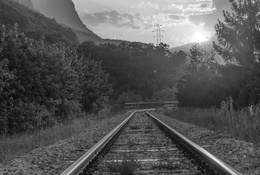
%> input picture rail_gray.jpg, 260 x 175 px, shrunk from 800 x 537 before the run
$ octave --eval "result = gabor_super(imread('rail_gray.jpg'));"   (GNU Octave 9; MATLAB toolbox functions it lacks are replaced by stand-ins)
%> lines starting %> are read from the running program, lines starting %| are printed output that depends on the picture
### gaborFilterBank.m
function gaborArray = gaborFilterBank(u,v,m,n)

% GABORFILTERBANK generates a custum Gabor filter bank.
% It creates a u by v cell array, whose elements are m by n matrices;
% each matrix being a 2-D Gabor filter.
%
%
% Inputs:
%       u	:	No. of scales (usually set to 5)
%       v	:	No. of orientations (usually set to 8)
%       m	:	No. of rows in a 2-D Gabor filter (an odd integer number, usually set to 39)
%       n	:	No. of columns in a 2-D Gabor filter (an odd integer number, usually set to 39)
%
% Output:
%       gaborArray: A u by v array, element of which are m by n
%                   matries; each matrix being a 2-D Gabor filter
%
%
% Sample use:
%
% gaborArray = gaborFilterBank(5,8,39,39);
%
%
%
%   Details can be found in:
%
%   M. Haghighat, S. Zonouz, M. Abdel-Mottaleb, "CloudID: Trustworthy
%   cloud-based and cross-enterprise biometric identification,"
%   Expert Systems with Applications, vol. 42, no. 21, pp. 7905-7916, 2015.
%
%
%
% (C)	Mohammad Haghighat, University of Miami
%       haghighat@ieee.org
%       PLEASE CITE THE ABOVE PAPER IF YOU USE THIS CODE.


if (nargin ~= 4)    % Check correct number of arguments
    error('There must be four input arguments (Number of scales and orientations and the 2-D size of the filter)!')
end


%% Create Gabor filters
% Create u*v gabor filters each being an m by n matrix

gaborArray = cell(u,v);
fmax = 0.25;
gama = sqrt(2);
eta = sqrt(2);

for i = 1:u

    fu = fmax/((sqrt(2))^(i-1));
    alpha = fu/gama;
    beta = fu/eta;

    for j = 1:v
        tetav = ((j-1)/v)*pi;
        gFilter = zeros(m,n);

        for x = 1:m
            for y = 1:n
                xprime = (x-((m+1)/2))*cos(tetav)+(y-((n+1)/2))*sin(tetav);
                yprime = -(x-((m+1)/2))*sin(tetav)+(y-((n+1)/2))*cos(tetav);
                gFilter(x,y) = (fu^2/(pi*gama*eta))*exp(-((alpha^2)*(xprime^2)+(beta^2)*(yprime^2)))*exp(1i*2*pi*fu*xprime);
            end
        end
        gaborArray{i,j} = gFilter;

    end
end


%% Show Gabor filters (Please comment this section if not needed!)

% Show magnitudes of Gabor filters:
figure('NumberTitle','Off','Name','Magnitudes of Gabor filters');
for i = 1:u
    for j = 1:v
        subplot(u,v,(i-1)*v+j);
        imshow(abs(gaborArray{i,j}),[]);
    end
end

% Show real parts of Gabor filters:
figure('NumberTitle','Off','Name','Real parts of Gabor filters');
for i = 1:u
    for j = 1:v
        subplot(u,v,(i-1)*v+j);
        imshow(real(gaborArray{i,j}),[]);
    end
end

### gaborFeatures.m
function featureVector = gaborFeatures(img,gaborArray,d1,d2)

% GABORFEATURES extracts the Gabor features of an input image.
% It creates a column vector, consisting of the Gabor features of the input
% image. The feature vectors are normalized to zero mean and unit variance.
%
%
% Inputs:
%       img         :	Matrix of the input image
%       gaborArray	:	Gabor filters bank created by the function gaborFilterBank
%       d1          :	The factor of downsampling along rows.
%       d2          :	The factor of downsampling along columns.
%
% Output:
%       featureVector	:   A column vector with length (m*n*u*v)/(d1*d2).
%                           This vector is the Gabor feature vector of an
%                           m by n image. u is the number of scales and
%                           v is the number of orientations in 'gaborArray'.
%
%
% Sample use:
%
% img = imread('cameraman.tif');
% gaborArray = gaborFilterBank(5,8,39,39);  % Generates the Gabor filter bank
% featureVector = gaborFeatures(img,gaborArray,4,4);   % Extracts Gabor feature vector, 'featureVector', from the image, 'img'.
%
%
%
%   Details can be found in:
%
%   M. Haghighat, S. Zonouz, M. Abdel-Mottaleb, "CloudID: Trustworthy
%   cloud-based and cross-enterprise biometric identification,"
%   Expert Systems with Applications, vol. 42, no. 21, pp. 7905-7916, 2015.
%
%
%
% (C)	Mohammad Haghighat, University of Miami
%       haghighat@ieee.org
%       PLEASE CITE THE ABOVE PAPER IF YOU USE THIS CODE.


if (nargin ~= 4)        % Check correct number of arguments
    error('Please use the correct number of input arguments!')
end

if size(img,3) == 3     % Check if the input image is grayscale
    warning('The input RGB image is converted to grayscale!')
    img = rgb2gray(img);
end

img = double(img);


%% Filter the image using the Gabor filter bank

% Filter input image by each Gabor filter
[u,v] = size(gaborArray);
gaborResult = cell(u,v);
for i = 1:u
    for j = 1:v
        gaborResult{i,j} = imfilter(img, gaborArray{i,j});
    end
end


%% Create feature vector

% Extract feature vector from input image
featureVector = [];
for i = 1:u
    for j = 1:v

        gaborAbs = abs(gaborResult{i,j});
        gaborAbs = downsample(gaborAbs,d1);
        gaborAbs = downsample(gaborAbs.',d2);
        gaborAbs = gaborAbs(:);

        % Normalized to zero mean and unit variance. (if not applicable, please comment this line)
        gaborAbs = (gaborAbs-mean(gaborAbs))/std(gaborAbs,1);

        featureVector =  [featureVector; gaborAbs];

    end
end


%% Show filtered images (Please comment this section if not needed!)

% [17 lines of commented-out code are left out]

### superpix.m
%superpixalising
function [gabfeat_super]=gabor_super(Img)
%Img = imread('E:\course\DIP\project\rail_gray.jpg');
Img = double(rgb2gray(Img));
[L,~]=superpixels(Img,10740);
[rows,cols,channels]=size(Img);
gaborArray=gaborFilterBank(5,8,39,39);
featurevect=gaborFeatures(Img,gaborArray,1,1);
gaborFeature=reshape(featurevect,rows*cols,40);
maxclusters = max(max(L));
gabfeat_super=zeros(maxclusters,40);
for i=1:maxclusters
    [r,c]=find(L==i);
    meangabor=zeros(1,40);
    for j=1:length(r)
        %gaborFeature = GaborImage(Img,scales,orientation,m,n);
        meangabor=meangabor+gaborFeature(r(j)*c(j),:);
    end %j
    meangabor=meangabor./length(r);
    gabfeat_super(i,:)=meangabor;
end %i

end
%> in gabor_super, `[L,~]=superpixels(Img,10740);`:
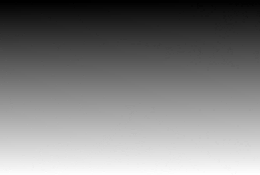
%> L: size 175x260 double; min 1, max 11233, mean 5597; drawn with min black and max white
%> the loop in gaborFilterBank, `for i = 1:u` made 5 passes
%> pass 1, in gaborFilterBank, `for j = 1:v subplot(u,v,(i-1)*v+j); imshow(abs(gaborArray{i,j}),[]); end`:
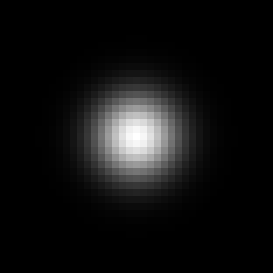
%> displayed picture: size 39x39, on the screen's scale of 0 to 255 (shown 7 times larger); min 0, max 255, mean 16.8
%> after the loop in gaborFilterBank, `for i = 1:u`:
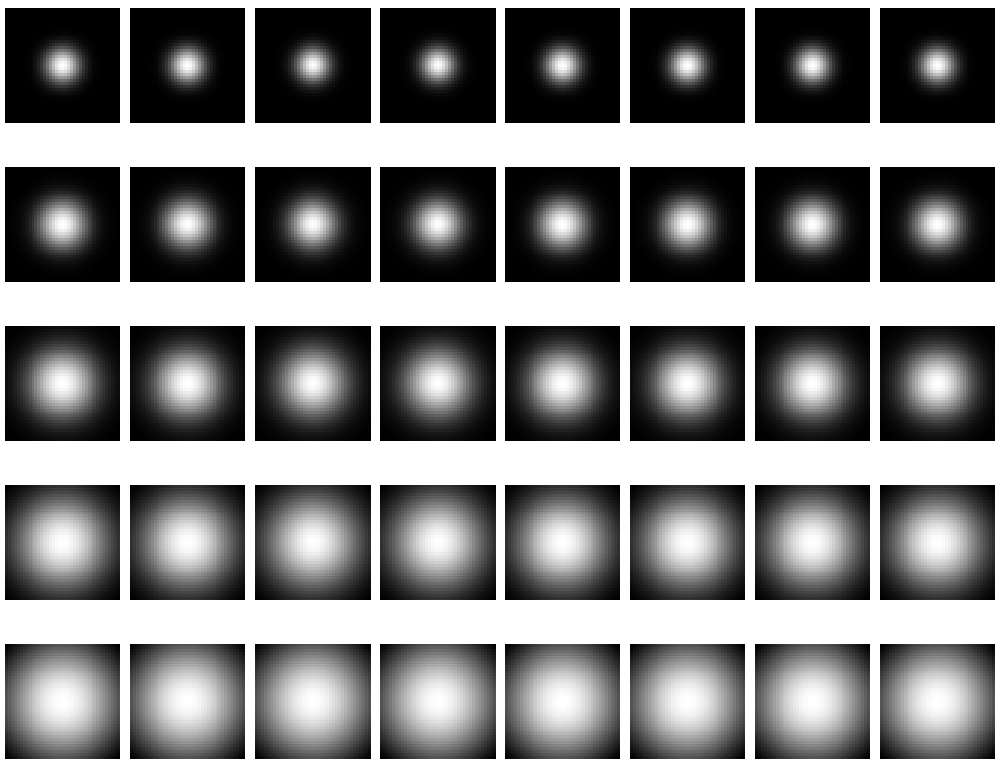
%> figure redrawn from the program's plot data, 40 panels
%> the loop in gaborFilterBank, `for i = 1:u` made 5 passes
%> pass 1, in gaborFilterBank, `for j = 1:v subplot(u,v,(i-1)*v+j); imshow(real(gaborArray{i,j}),[]); ..`:
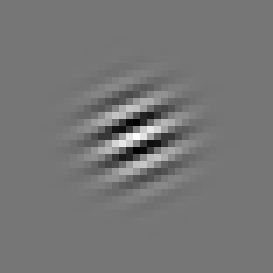
%> displayed picture: size 39x39, on the screen's scale of 0 to 255 (shown 7 times larger); min 0, max 255, mean 117.9
%> pass 1, in gaborFilterBank, `for j = 1:v subplot(u,v,(i-1)*v+j); imshow(real(gaborArray{i,j}),[]); ..`:
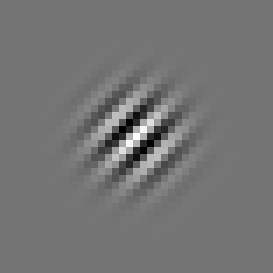
%> displayed picture: size 39x39, on the screen's scale of 0 to 255 (shown 7 times larger); min 0, max 255, mean 116.2
%> pass 1, in gaborFilterBank, `for j = 1:v subplot(u,v,(i-1)*v+j); imshow(real(gaborArray{i,j}),[]); ..`:
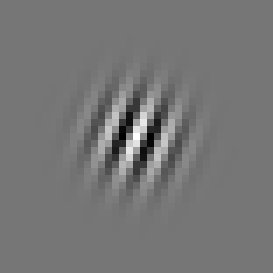
%> displayed picture: size 39x39, on the screen's scale of 0 to 255 (shown 7 times larger); min 0, max 255, mean 117.9; mean of the top-left, top-right, bottom-left and bottom-right quarters 117.5, 118.3, 118.2, 117.6
%> after the loop in gaborFeatures, `for i = 1:u`: gaborResult = 40 items
%> in gabor_super, `maxclusters = max(max(L));`: maxclusters = 11233
%> the loop in gabor_super, `for i=1:maxclusters` made 11233 passes
%> (r, c) on passes 1 to 3: ([1; 2; 3; 1; 2; 3; 2; 3], [1; 1; 1; 2; 2; 2; 3; 3]), ([1; 1; 2; 3; 1; 2; 3], [3; 4; 4; 4; 5; 5; 5]), ([1; 2; 3; 1; 2; 3], [6; 6; 6; 7; 7; 7])
%> `result = gabor_super(imread('rail_gray.jpg'));`:
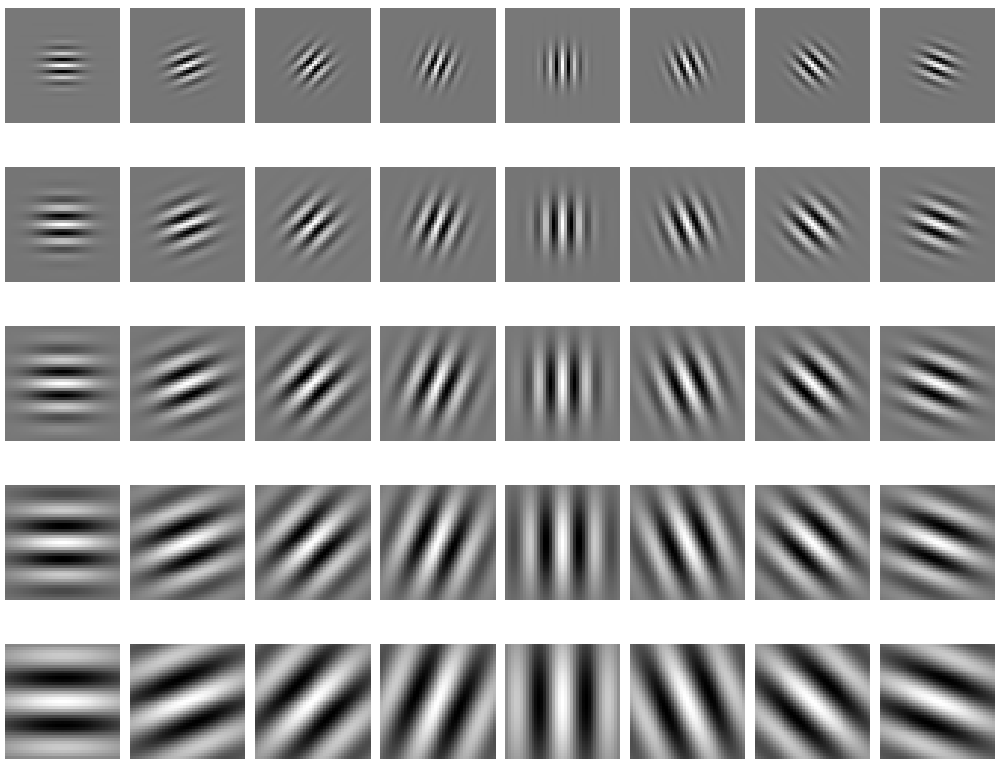
%> figure redrawn from the program's plot data, 40 panels
